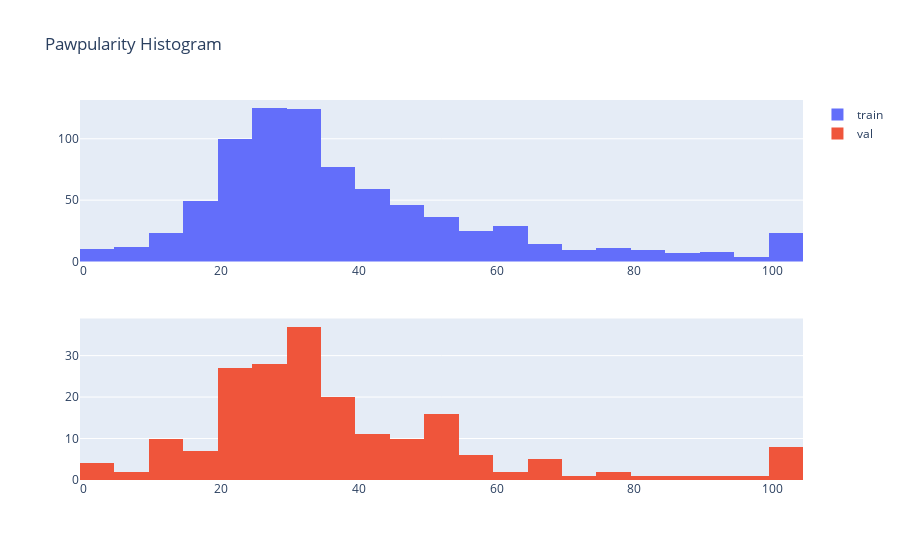

The notebook cell this image was saved under:
### Code cell
fig = make_subplots(rows = 3, cols = 1)

for i, key in enumerate(['train', 'val', 'test']):
    fig.add_histogram(
        x = df[key]['Pawpularity'],
        name = key,
        row = i + 1,
        col = 1
    )

fig.update_layout(title = 'Pawpularity Histogram')

### Figure 1 — Plotly figure (JSON) as saved in the notebook; plotly's stock layout.template omitted (floating-point values rounded to 4 significant figures; data arrays with more than 128 entries replaced by an {"elided": "..."} marker saying what was removed)
{"data": [{"name": "train", "type": "histogram", "x": {"elided": "800 int values"}, "xaxis": "x", "yaxis": "y"}, {"name": "val", "type": "histogram", "x": {"elided": "200 int values"}, "xaxis": "x2", "yaxis": "y2"}], "layout": {"title": {"text": "Pawpularity Histogram"}, "xaxis": {"anchor": "y", "domain": [0, 1]}, "xaxis2": {"anchor": "y2", "domain": [0, 1]}, "yaxis": {"anchor": "x", "domain": [0.575, 1]}, "yaxis2": {"anchor": "x2", "domain": [0, 0.425]}}}
